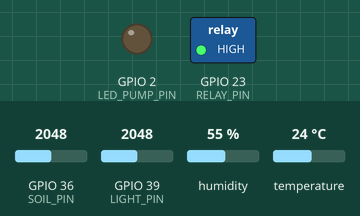
This sketch was run on a simulated ESP32. On the bench: switched loads named in the sketch (green lamp = pin HIGH), output pins drawn as LEDs (lit = HIGH). The inputs (shaded band) are chosen by the test bench; at power-on: GPIO 36 (SOIL_PIN) = 2048, GPIO 39 (LIGHT_PIN) = 2048, humidity 55 %, temperature 24 °C. WiFi joins after 1.5 s; servers stay silent unless stated; random numbers use the default seed unless the sketch sets one; no MQTT or app messages arrive unless stated; what the sketch prints to the serial monitor is not drawn.

Above: at 2.7 s.
2.8 s: GPIO 36 (SOIL_PIN) set to 2639
7.5 s: GPIO 36 (SOIL_PIN) set to 2769
At 8.0 s:
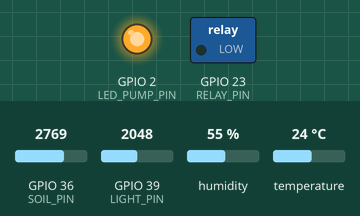
Timing chart, 0 to 10.5 s (numbered marks = the images above; inputs shaded):
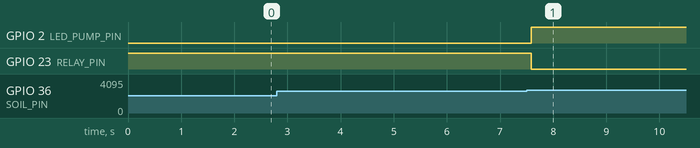

The sketch:

btl_iot.ino
```cpp
#include <WiFi.h>
#include <PubSubClient.h>
#include <DHT.h>
#include <ArduinoJson.h>
#include <freertos/FreeRTOS.h>
#include <freertos/task.h>

const char* ssid = "Boy_doc_than";
const char* password = "duchuy2004";

const char* mqtt_server = "34.44.49.190";
const int mqtt_port = 31883;
const char* mqtt_user = "admin";
const char* mqtt_pass = "admin123";

// --- TOPIC ---
const char* topic_telemetry = "sensor_data"; // Gửi dữ liệu đi
const char* topic_command = "control.commands.esp32-27";        // Nhận lệnh về

// --- CẤU HÌNH PHẦN CỨNG ---
#define DHTPIN 4
#define DHTTYPE DHT22

#define LED_PUMP_PIN 2   // Đèn báo trạng thái bơm
#define RELAY_PIN 23     // Chân kích Relay
#define SOIL_PIN 36      // Cảm biến đất (Analog In)
#define LIGHT_PIN 39     // Cảm biến ánh sáng (Analog In)

// Mức kích Relay
#define RELAY_ON LOW
#define RELAY_OFF HIGH

// --- NGƯỠNG TỰ ĐỘNG ---
const int DRY_THRESHOLD = 40; // < 40% -> Bơm
const int WET_THRESHOLD = 60; // > 60% -> Ngắt

// --- BIẾN TOÀN CỤC ---
DHT dht(DHTPIN, DHTTYPE);
WiFiClient espClient;
PubSubClient client(espClient);

// Trạng thái hệ thống
bool pumpState = false;
int soilPercent = 0;
int lightPercent = 0;

// Chế độ hoạt động: true = Tự động theo đất, false = Thủ công qua MQTT
bool isAutoMode = true;

void callback(char* topic, byte* payload, unsigned int length);
void reconnect();

void setup() {
  Serial.begin(115200);

  // 1. Cấu hình chân
  pinMode(LED_PUMP_PIN, OUTPUT);
  pinMode(RELAY_PIN, OUTPUT);
  pinMode(SOIL_PIN, INPUT);
  pinMode(LIGHT_PIN, INPUT);

  // Trạng thái ban đầu
  digitalWrite(RELAY_PIN, RELAY_OFF);
  digitalWrite(LED_PUMP_PIN, LOW);

  dht.begin();

  // 2. Kết nối WiFi
  WiFi.mode(WIFI_STA);
  WiFi.begin(ssid, password);
  Serial.print("Dang ket noi WiFi");
  while (WiFi.status() != WL_CONNECTED) {
    delay(500); Serial.print(".");
  }
  Serial.println("\nWiFi Connected");

  // 3. Cấu hình MQTT
  client.setServer(mqtt_server, mqtt_port);
  client.setCallback(callback); // Đăng ký hàm nhận dữ liệu

  // 4. Tạo Task xử lý chính
  xTaskCreate(TaskSystemHandler, "System Task", 8192, NULL, 1, NULL);
}

void loop() {
  vTaskDelay(1000 / portTICK_PERIOD_MS);
}

// ================= HÀM XỬ LÝ NHẬN LỆNH (CALLBACK) =================
void callback(char* topic, byte* payload, unsigned int length) {
  Serial.print("Nhan lenh tu topic [");
  Serial.print(topic);
  Serial.print("]: ");

  // 1. Convert payload sang String
  char msg[length + 1];
  memcpy(msg, payload, length);
  msg[length] = '\0';
  Serial.println(msg);

  // 2. Parse JSON
  JsonDocument doc;
  DeserializationError error = deserializeJson(doc, msg);

  if (error) {
    Serial.print("Loi JSON: ");
    Serial.println(error.c_str());
    return;
  }

  // 3. Xử lý lệnh
  // Cấu trúc lệnh: { "pump": "ON" } hoặc { "pump": "OFF" } hoặc { "pump": "AUTO" }

  // A. Chuyển chế độ về TỰ ĐỘNG
  if (doc.containsKey("pump") && doc["pump"] == "AUTO") {
    isAutoMode = true;
    Serial.println("-> Da chuyen sang che do TU DONG (Auto).");
  }

  // B. Điều khiển Bơm (Sẽ tự chuyển sang chế độ THỦ CÔNG)
  if (doc.containsKey("pump")) {
    const char* cmd = doc["pump"];

    if (strcmp(cmd, "ON") == 0) {
      pumpState = true;
      isAutoMode = false;
      digitalWrite(RELAY_PIN, RELAY_ON);
      digitalWrite(LED_PUMP_PIN, HIGH);
      Serial.println("-> Phat hien lenh thu cong -> Chuyen sang MANUAL mode.");
      Serial.println("-> Lenh: BAT BOM");
    } else if (strcmp(cmd, "OFF") == 0) {
      pumpState = false;
      isAutoMode = false;
      digitalWrite(RELAY_PIN, RELAY_OFF);
      digitalWrite(LED_PUMP_PIN, LOW);
      Serial.println("-> Phat hien lenh thu cong -> Chuyen sang MANUAL mode.");
      Serial.println("-> Lenh: TAT BOM");
    }
  }
}

// ================= TASK XỬ LÝ CHÍNH =================
void TaskSystemHandler(void *pvParameters) {
  unsigned long lastTelemetryTime = 0;

  for (;;) {
    // A. DUY TRÌ KẾT NỐI MQTT
    if (WiFi.status() == WL_CONNECTED) {
      if (!client.connected()) {
        Serial.print("Phải kết nối lại...");
        reconnect();
      }
      client.loop();
    }

    // B. ĐỌC CẢM BIẾN (Thực hiện mỗi 1 giây)
    static unsigned long lastCheckTime = 0;
    unsigned long now = millis();

    if (now - lastCheckTime > 1000) {
      lastCheckTime = now;

      // --- 1. Đọc độ ẩm đất ---
      int analogSoil = analogRead(SOIL_PIN);
      soilPercent = map(analogSoil, 3500, 1500, 0, 100);
      soilPercent = constrain(soilPercent, 0, 100);

      // --- 2. Đọc ánh sáng ---
      int analogLight = analogRead(LIGHT_PIN);
      // Giả sử: Giá trị càng cao càng sáng
      lightPercent = map(analogLight, 0, 4095, 0, 100);

      // --- 3. Logic điều khiển bơm ---
      if (isAutoMode) {
        if (soilPercent < DRY_THRESHOLD && !pumpState) {
          Serial.println("[AUTO] Dat kho -> BAT BOM");
          pumpState = true;
          digitalWrite(RELAY_PIN, RELAY_ON);
          digitalWrite(LED_PUMP_PIN, HIGH);
        }
        else if (soilPercent > WET_THRESHOLD && pumpState) {
          Serial.println("[AUTO] Dat am -> TAT BOM");
          pumpState = false;
          digitalWrite(RELAY_PIN, RELAY_OFF);
          digitalWrite(LED_PUMP_PIN, LOW);
        }
      }
    }

    // C. GỬI DỮ LIỆU LÊN RABBITMQ (Mỗi 3 giây)
    if (now - lastTelemetryTime > 3000) {
      lastTelemetryTime = now;

      float h = dht.readHumidity();
      float t = dht.readTemperature();

      if (client.connected()) {
        JsonDocument doc;
        doc["sensorId"] = "esp32-27";
        doc["temperature"] = isnan(t) ? 0 : t;
        doc["humidity"] = isnan(h) ? 0 : h;
        doc["soil_moisture"] = soilPercent;
        doc["light_level"] = lightPercent;
        doc["pump_state"] = pumpState ? "ON" : "OFF";
        doc["mode"] = isAutoMode ? "AUTO" : "MANUAL";
        doc["status"] = "ONLINE";
        char buffer[512];
        serializeJson(doc, buffer);

        client.publish(topic_telemetry, buffer, true);
        Serial.println("Da gui telemetry (ONLINE).");
      }
    }

    vTaskDelay(100 / portTICK_PERIOD_MS);
  }
}

// ================= HÀM KẾT NỐI LẠI  =================
void reconnect() {
  if (WiFi.status() != WL_CONNECTED) return;

  if (!client.connected()) {
    Serial.print("Dang ket noi MQTT (LWT Mode)...");

    String clientId = "ESP32-" + String(random(0xffff), HEX);
    const char* msg_lwt = "{\"sensorId\":\"esp32-27\",\"temperature\":null,\"humidity\":null,\"soil_moisture\":null,\"light_level\":null,\"pump_state\":null,\"mode\":null,\"status\":\"OFFLINE\"}";
    const char* msg_online_init = "{\"sensorId\":\"esp32-27\",\"temperature\":null,\"humidity\":null,\"soil_moisture\":null,\"light_level\":null,\"pump_state\":null,\"mode\":null,\"status\":\"ONLINE\"}";


    if (client.connect(clientId.c_str(), mqtt_user, mqtt_pass,
                       topic_telemetry, 1, true, msg_lwt)) {

      Serial.println("Thanh cong!");
      client.publish(topic_telemetry, msg_online_init, true);
      Serial.println("-> Da gui tin hieu ONLINE ngay lap tuc.");

      if (client.subscribe(topic_command)) {
        Serial.print("-> Da subscribe topic: ");
        Serial.println(topic_command);
      } else {
        Serial.println("-> Subscribe THAT BAI!");
      }

    } else {
      Serial.print("That bai, rc=");
      Serial.print(client.state());
    }
  }
}
```

Measured:
- the behaviour switches between 2700 and 2701 on GPIO 36 (SOIL_PIN) (found by bisection; images 0 and 1)
- after the input at 2.8 s, every drawn part: stays the same
- after the input at 7.5 s, GPIO 2 (LED_PUMP_PIN): LOW → HIGH after 0.09 s; GPIO 23 (RELAY_PIN): HIGH → LOW after 0.09 s
